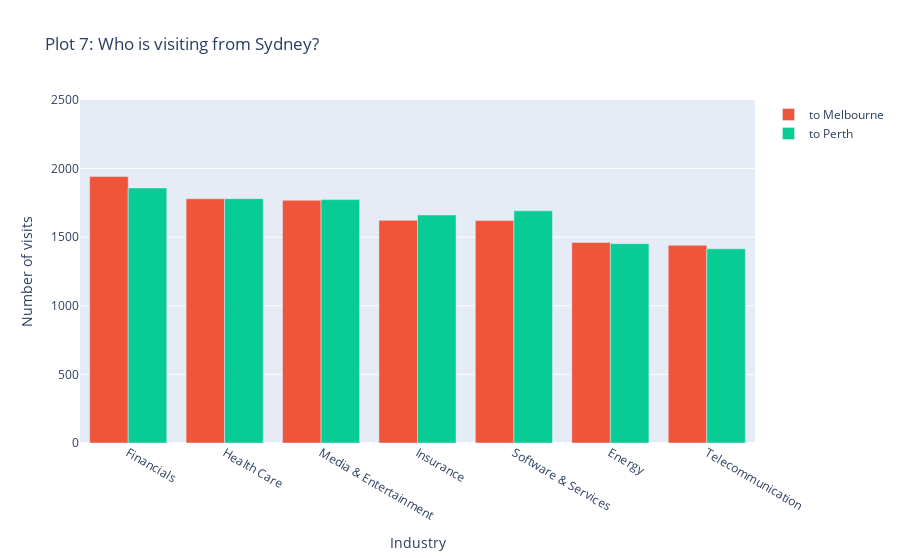

Notebook code cell kept with this figure:
### Markdown cell above
# Members from Sydney

### Code cell
colors = ['#646ffb', '#ef553b','#09cb96' ]
# who's leaving sydney?
plot7 = df[df['headquarter_location'] == 'Sydney'].groupby('industry')[['visits_melbourne','visits_perth']].sum().sort_values('visits_melbourne',ascending=False)

labels_x = ['to Perth','to Melbourne',]
fig = go.Figure(data=[
    go.Bar(name='to Melbourne', x=plot7['visits_melbourne'].index, y=plot7['visits_melbourne'],marker_color=colors[1]),
    go.Bar(name='to Perth', x=plot7['visits_perth'].index, y=plot7['visits_perth'],marker_color=colors[2])

])

fig.update_layout(
    title='Plot 7: Who is visiting from Sydney?',
    yaxis=dict(title='Number of visits', range=[0, 2500]),
    xaxis=dict(title='Industry'),
    barmode='group'
)
fig.show()

### Figure 1 — Plotly figure (JSON) as saved in the notebook; plotly's stock layout.template omitted (floating-point values rounded to 4 significant figures)
{"data": [{"marker": {"color": "#ef553b"}, "name": "to Melbourne", "type": "bar", "x": ["Financials", "Health Care", "Media & Entertainment", "Insurance", "Software & Services", "Energy", "Telecommunication"], "y": [1942, 1780, 1769, 1623, 1621, 1462, 1441]}, {"marker": {"color": "#09cb96"}, "name": "to Perth", "type": "bar", "x": ["Financials", "Health Care", "Media & Entertainment", "Insurance", "Software & Services", "Energy", "Telecommunication"], "y": [1859, 1781, 1774, 1662, 1692, 1453, 1416]}], "layout": {"barmode": "group", "title": {"text": "Plot 7: Who is visiting from Sydney?"}, "xaxis": {"title": {"text": "Industry"}}, "yaxis": {"range": [0, 2500], "title": {"text": "Number of visits"}}}}
